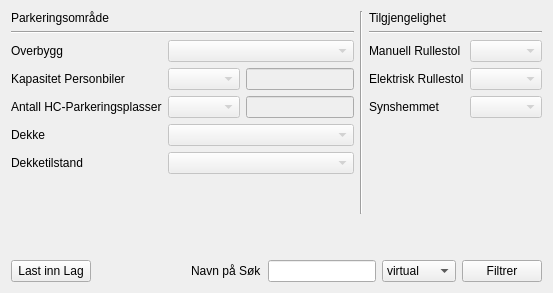
             <widget class="QWidget" name="tab_11">
              <attribute name="title">
               <string>Parkeringsområde</string>
              </attribute>
              <layout class="QVBoxLayout" name="verticalLayout_48">
               <item>
                <layout class="QVBoxLayout" name="verticalLayout_47">
                 <item>
                  <layout class="QHBoxLayout" name="horizontalLayout_74">
                   <item>
                    <layout class="QVBoxLayout" name="verticalLayout_46">
                     <item>
                      <widget class="QLabel" name="label_92">
                       <property name="text">
                        <string>Parkeringsområde</string>
                       </property>
                      </widget>
                     </item>
                     <item>
                      <widget class="Line" name="line_30">
                       <property name="orientation">
                        <enum>Qt::Horizontal</enum>
                       </property>
                      </widget>
                     </item>
                     <item>
                      <layout class="QFormLayout" name="formLayout_19">
                       <property name="fieldGrowthPolicy">
                        <enum>QFormLayout::AllNonFixedFieldsGrow</enum>
                       </property>
                       <item row="0" column="0">
                        <widget class="QLabel" name="label_107">
                         <property name="text">
                          <string>Overbygg</string>
                         </property>
                        </widget>
                       </item>
                       <item row="0" column="1">
                        <widget class="QComboBox" name="comboBox_27">
                         <property name="enabled">
                          <bool>false</bool>
                         </property>
                        </widget>
                       </item>
                       <item row="1" column="0">
                        <widget class="QLabel" name="label_111">
                         <property name="text">
                          <string>Kapasitet Personbiler</string>
                         </property>
                        </widget>
                       </item>
                       <item row="1" column="1">
                        <layout class="QHBoxLayout" name="horizontalLayout_68">
                         <item>
                          <widget class="QComboBox" name="comboBox_33">
                           <property name="enabled">
                            <bool>false</bool>
                           </property>
                          </widget>
                         </item>
                         <item>
                          <widget class="QLineEdit" name="lineEdit_10">
                           <property name="enabled">
                            <bool>false</bool>
                           </property>
                          </widget>
                         </item>
                        </layout>
                       </item>
                       <item row="2" column="0">
                        <widget class="QLabel" name="label_112">
                         <property name="text">
                          <string>Antall HC-Parkeringsplasser</string>
                         </property>
                        </widget>
                       </item>
                       <item row="2" column="1">
                        <layout class="QHBoxLayout" name="horizontalLayout_72">
                         <item>
                          <widget class="QComboBox" name="comboBox_34">
                           <property name="enabled">
                            <bool>false</bool>
                           </property>
                          </widget>
                         </item>
                         <item>
                          <widget class="QLineEdit" name="lineEdit_11">
                           <property name="enabled">
                            <bool>false</bool>
                           </property>
                          </widget>
                         </item>
                        </layout>
                       </item>
                       <item row="3" column="0">
                        <widget class="QLabel" name="label_113">
                         <property name="text">
                          <string>Dekke</string>
                         </property>
                        </widget>
                       </item>
                       <item row="3" column="1">
                        <layout class="QHBoxLayout" name="horizontalLayout_73">
                         <item>
                          <widget class="QComboBox" name="comboBox_35">
                           <property name="enabled">
                            <bool>false</bool>
                           </property>
                          </widget>
                         </item>
                        </layout>
                       </item>
                       <item row="4" column="0">
                        <widget class="QLabel" name="label_108">
                         <property name="text">
                          <string>Dekketilstand</string>
                         </property>
                        </widget>
                       </item>
                       <item row="4" column="1">
                        <widget class="QComboBox" name="comboBox_30">
                         <property name="enabled">
                          <bool>false</bool>
                         </property>
                        </widget>
                       </item>
                      </layout>
                     </item>
                     <item>
                      <spacer name="verticalSpacer_26">
                       <property name="orientation">
                        <enum>Qt::Vertical</enum>
                       </property>
                       <property name="sizeHint" stdset="0">
                        <size>
                         <width>20</width>
                         <height>40</height>
                        </size>
                       </property>
                      </spacer>
                     </item>
                    </layout>
                   </item>
                   <item>
                    <widget class="Line" name="line_31">
                     <property name="orientation">
                      <enum>Qt::Vertical</enum>
                     </property>
                    </widget>
                   </item>
                   <item>
                    <layout class="QVBoxLayout" name="verticalLayout_45">
                     <item>
                      <widget class="QLabel" name="label_109">
                       <property name="text">
                        <string>Tilgjengelighet</string>
                       </property>
                      </widget>
                     </item>
                     <item>
                      <widget class="Line" name="line_29">
                       <property name="orientation">
                        <enum>Qt::Horizontal</enum>
                       </property>
                      </widget>
                     </item>
                     <item>
                      <layout class="QFormLayout" name="formLayout_20">
                       <item row="0" column="0">
                        <widget class="QLabel" name="label_110">
                         <property name="text">
                          <string>Manuell Rullestol</string>
                         </property>
                        </widget>
                       </item>
                       <item row="0" column="1">
                        <widget class="QComboBox" name="comboBox_manuell_rullestol_6">
                         <property name="enabled">
                          <bool>false</bool>
                         </property>
                        </widget>
                       </item>
                       <item row="1" column="0">
                        <widget class="QLabel" name="label_114">
                         <property name="text">
                          <string>Elektrisk Rullestol</string>
                         </property>
                        </widget>
                       </item>
                       <item row="1" column="1">
                        <widget class="QComboBox" name="comboBox_el_rullestol_5">
                         <property name="enabled">
                          <bool>false</bool>
                         </property>
                        </widget>
                       </item>
                       <item row="2" column="0">
                        <widget class="QLabel" name="label_115">
                         <property name="text">
                          <string>Synshemmet</string>
                         </property>
                        </widget>
                       </item>
                       <item row="2" column="1">
                        <widget class="QComboBox" name="comboBox_syn_6">
                         <property name="enabled">
                          <bool>false</bool>
                         </property>
                        </widget>
                       </item>
                      </layout>
                     </item>
                     <item>
                      <spacer name="verticalSpacer_25">
                       <property name="orientation">
                        <enum>Qt::Vertical</enum>
                       </property>
                       <property name="sizeHint" stdset="0">
                        <size>
                         <width>20</width>
                         <height>40</height>
                        </size>
                       </property>
                      </spacer>
                     </item>
                    </layout>
                   </item>
                  </layout>
                 </item>
                 <item>
                  <spacer name="verticalSpacer_27">
                   <property name="orientation">
                    <enum>Qt::Vertical</enum>
                   </property>
                   <property name="sizeHint" stdset="0">
                    <size>
                     <width>20</width>
                     <height>40</height>
                    </size>
                   </property>
                  </spacer>
                 </item>
                 <item>
                  <layout class="QHBoxLayout" name="horizontalLayout_77">
                   <item>
                    <widget class="QPushButton" name="pushButton_LastInngang_9">
                     <property name="text">
                      <string>Last inn Lag</string>
                     </property>
                    </widget>
                   </item>
                   <item>
                    <spacer name="horizontalSpacer_14">
                     <property name="orientation">
                      <enum>Qt::Horizontal</enum>
                     </property>
                     <property name="sizeHint" stdset="0">
                      <size>
                       <width>40</width>
                       <height>20</height>
                      </size>
                     </property>
                    </spacer>
                   </item>
                   <item>
                    <layout class="QHBoxLayout" name="horizontalLayout_78">
                     <item>
                      <widget class="QLabel" name="label_117">
                       <property name="text">
                        <string>Navn på Søk</string>
                       </property>
                      </widget>
                     </item>
                     <item>
                      <widget class="QLineEdit" name="lineEdit_navn_paa_sok_inngang_8"/>
                     </item>
                     <item>
                      <widget class="QComboBox" name="comboBox_sok_metode_8">
                       <item>
                        <property name="text">
                         <string>virtual</string>
                        </property>
                       </item>
                       <item>
                        <property name="text">
                         <string>memory</string>
                        </property>
                       </item>
                      </widget>
                     </item>
                     <item>
                      <widget class="QPushButton" name="pushButton_filtrerInngang_8">
                       <property name="text">
                        <string>Filtrer</string>
                       </property>
                      </widget>
                     </item>
                    </layout>
                   </item>
                  </layout>
                 </item>
                </layout>
               </item>
              </layout>
             </widget>
